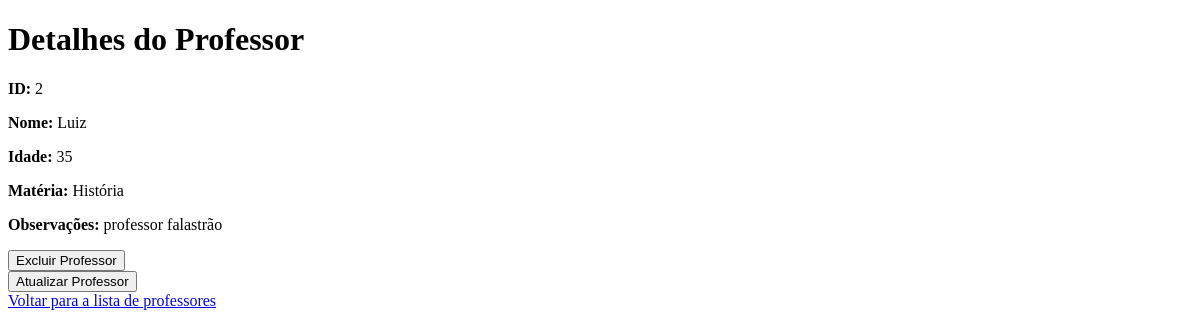
The page /teachers/2 on the database as committed earlier.
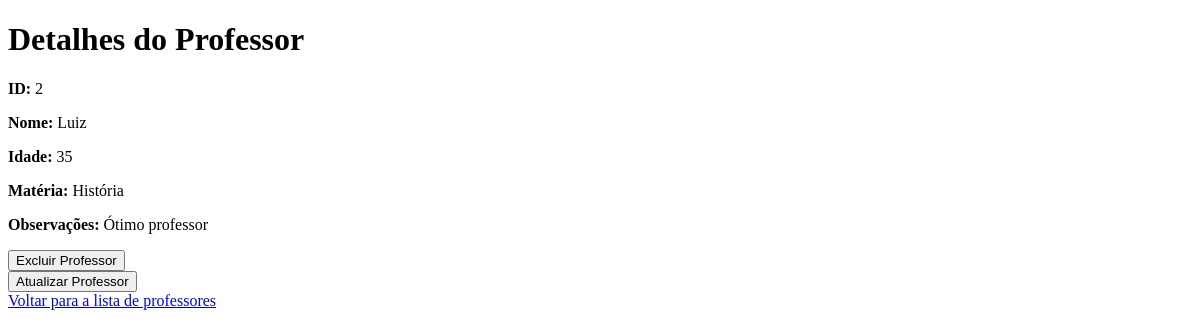
The same page on the database as committed later.
### models/teacherModel.py (models this page shows, shortened)
class Teacher(db.Model):
    __tablename__ = 'teachers'
    id = db.Column(db.Integer, primary_key = True)
    nome = db.Column(db.String(120))
    idade = db.Column(db.Integer)
    materia = db.Column(db.String(120))
    observacoes = db.Column(db.String(120))
    def to_dict(self):
        return {
            "id": self.id,
            "nome": self.nome,
            "idade": self.idade,
            "materia": self.materia,
            "observacoes": self.observacoes
        }
    @staticmethod
    def get_by_id(teacher_id):
        teacher = Teacher.query.get(teacher_id)
        if not teacher:
            raise TeacherNotFound
        return teacher.to_dict()

### controllers/teacherController.py (the view)
@teachers_blueprint.route('/teachers/<int:teacher_id>', methods=['GET'])
def get_teacher(teacher_id):
    try:
        teacher = Teacher.get_by_id(teacher_id)
        return render_template('teacher_id.html', teacher=teacher)
    except Teacher.TeacherNotFound:
        return jsonify({'message': 'Professor não encontrado'}), 404

### templates/teacher_id.html (shortened to what this page needs)
<!DOCTYPE html>
<html lang="pt-BR">
<head>
</head>
<body>
  <h1>Detalhes do Professor</h1>
  <p><strong>ID:</strong> {{ teacher.id }}</p>
  <p><strong>Nome:</strong> {{ teacher.nome }}</p>
  <p><strong>Idade:</strong> {{ teacher.idade }}</p>
  <p><strong>Matéria:</strong> {{ teacher.materia }}</p>
  <p><strong>Observações:</strong> {{ teacher.observacoes }}</p>
  <form id="delete-form" action="{{ url_for('teachers.delete_teacher', teacher_id=teacher.id) }}" method="POST">
    <button type="submit">Excluir Professor</button>
  </form>
  <form id="update-form" action="{{ url_for('teachers.update_teacher_page', teacher_id=teacher.id) }}" method="GET">
    <button type="submit">Atualizar Professor</button>
  </form>
  <a href="{{ url_for('teachers.get_teachers') }}">Voltar para a lista de professores</a>
</body>
</html>

Rows that differ between the two databases and show on the page:
changed Teacher "Luiz": observacoes "professor falastrão" → "Ótimo professor"
